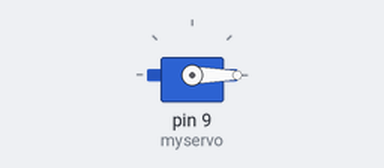
This sketch was run on a simulated Arduino Uno, built with avr-gcc and run on an emulated ATmega328P. Parts: servo.

Above: at 0.05 s.
At 1.05 s:
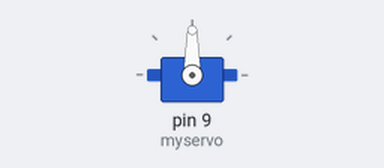
At 1.75 s:
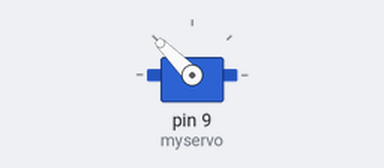
At 3.5 s:
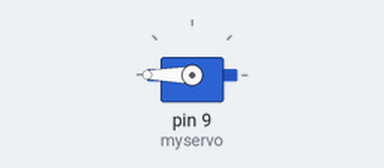
Timing chart, 0 to 8.1 s (numbered marks = the images above):
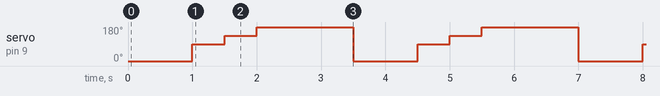

The sketch:

sketch_oct17a.ino
```cpp
#include <Servo.h>
Servo myservo;  // create servo object to control a servo
void setup() {
  myservo.attach(9,600,2300);  // (pin, min, max)
}
void loop() {
  myservo.write(0);  // tell servo to go to a particular angle
  delay(1000);

  myservo.write(90);
  delay(500);

  myservo.write(135);
  delay(500);

  myservo.write(180);
  delay(1500);
 }
```

Measured:
- by itself, servo on pin 9 (myservo): repeats every 3.5 s: 135° 0.50 s, 180° 1.5 s, 0° 1.0 s, 90° 0.50 s
